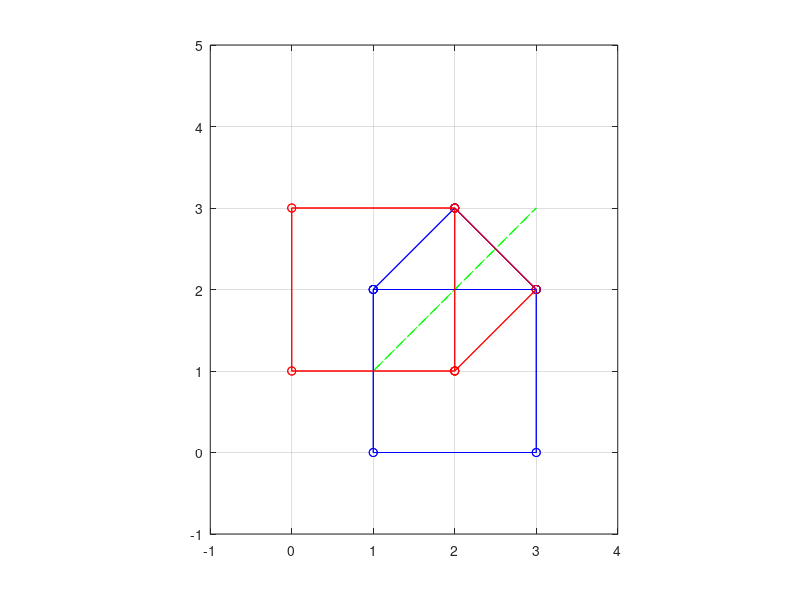

Here is the MATLAB script that generated this plot:
D = [1 1 3 3 2 1 3 ; 2 0 0 2 3 2 2 ];
R=[0 1; 1 0];

RD=R*D;
x=D(1,:);
y=D(2,:);
x1=RD(1,:);
y1=RD(2,:);

plot(x,y,'bo-',x1,y1,'ro-')
axis([-1 4 -1 5], 'equal');
grid on;
hold on;
plot(x,x, 'g--')
plot(x,y,'bo-', x1,y1,'ro-')
grid on;